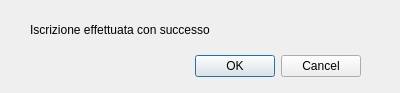
<?xml version="1.0" encoding="UTF-8"?>
<ui version="4.0">
 <class>ConfermaIscrizione</class>
 <widget class="QDialog" name="ConfermaIscrizione">
  <property name="geometry">
   <rect>
    <x>0</x>
    <y>0</y>
    <width>400</width>
    <height>93</height>
   </rect>
  </property>
  <property name="windowTitle">
   <string>Dialog</string>
  </property>
  <widget class="QDialogButtonBox" name="buttonBox">
   <property name="geometry">
    <rect>
     <x>20</x>
     <y>50</y>
     <width>341</width>
     <height>32</height>
    </rect>
   </property>
   <property name="orientation">
    <enum>Qt::Horizontal</enum>
   </property>
   <property name="standardButtons">
    <set>QDialogButtonBox::Cancel|QDialogButtonBox::Ok</set>
   </property>
  </widget>
  <widget class="QLabel" name="label">
   <property name="geometry">
    <rect>
     <x>30</x>
     <y>20</y>
     <width>341</width>
     <height>20</height>
    </rect>
   </property>
   <property name="text">
    <string>Iscrizione effettuata con successo</string>
   </property>
  </widget>
 </widget>
 <resources/>
 <connections>
  <connection>
   <sender>buttonBox</sender>
   <signal>accepted()</signal>
   <receiver>ConfermaIscrizione</receiver>
   <slot>accept()</slot>
   <hints>
    <hint type="sourcelabel">
     <x>238</x>
     <y>64</y>
    </hint>
    <hint type="destinationlabel">
     <x>157</x>
     <y>92</y>
    </hint>
   </hints>
  </connection>
  <connection>
   <sender>buttonBox</sender>
   <signal>rejected()</signal>
   <receiver>ConfermaIscrizione</receiver>
   <slot>reject()</slot>
   <hints>
    <hint type="sourcelabel">
     <x>306</x>
     <y>70</y>
    </hint>
    <hint type="destinationlabel">
     <x>286</x>
     <y>92</y>
    </hint>
   </hints>
  </connection>
 </connections>
</ui>
